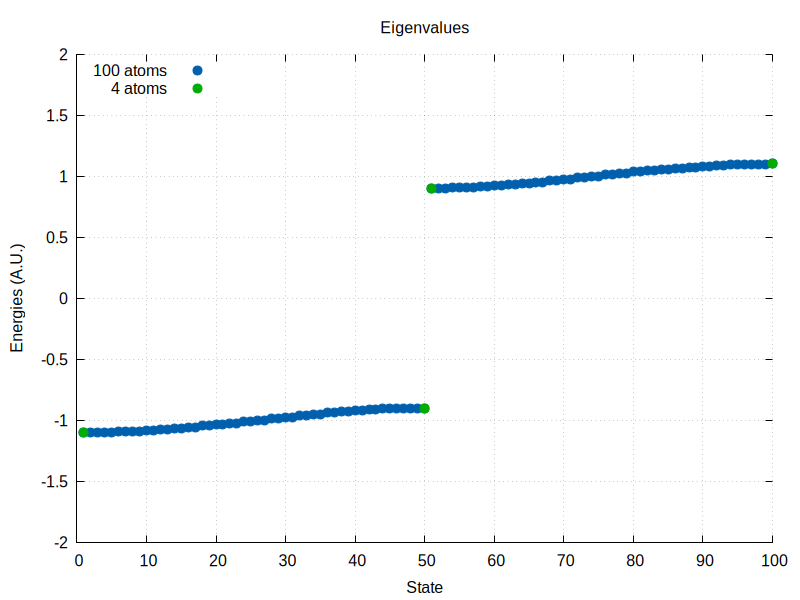

This chart was generated by the following gnuplot code:
set terminal pngcairo enhanced font "Arial,12" size 800,600
set output "plot_rings.png"

# Labels and title
set title  "Eigenvalues"
set xlabel "State"
set ylabel "Energies (A.U.)"

# Grid and axes
set grid
set key top left  # Move legend to the top right
set border 3       # Draw axes on bottom and left only

# Set range (optional, adjust based on data)
#set xrange [0:100]  # Change according to your data
set yrange [-2:2]

# Set styles
set style line 1 lc rgb "#0060ad" lw 1 pt 7 ps 1.5
set style line 2 lc rgb "#00ad00" lw 1 pt 7 ps 1.5

plot "energies_ring_100.out" using 1:2 with p ls 1 title "100 atoms" , \
     "energies_ring_4.out" using 1:2 with p ls 2 title "4 atoms"

